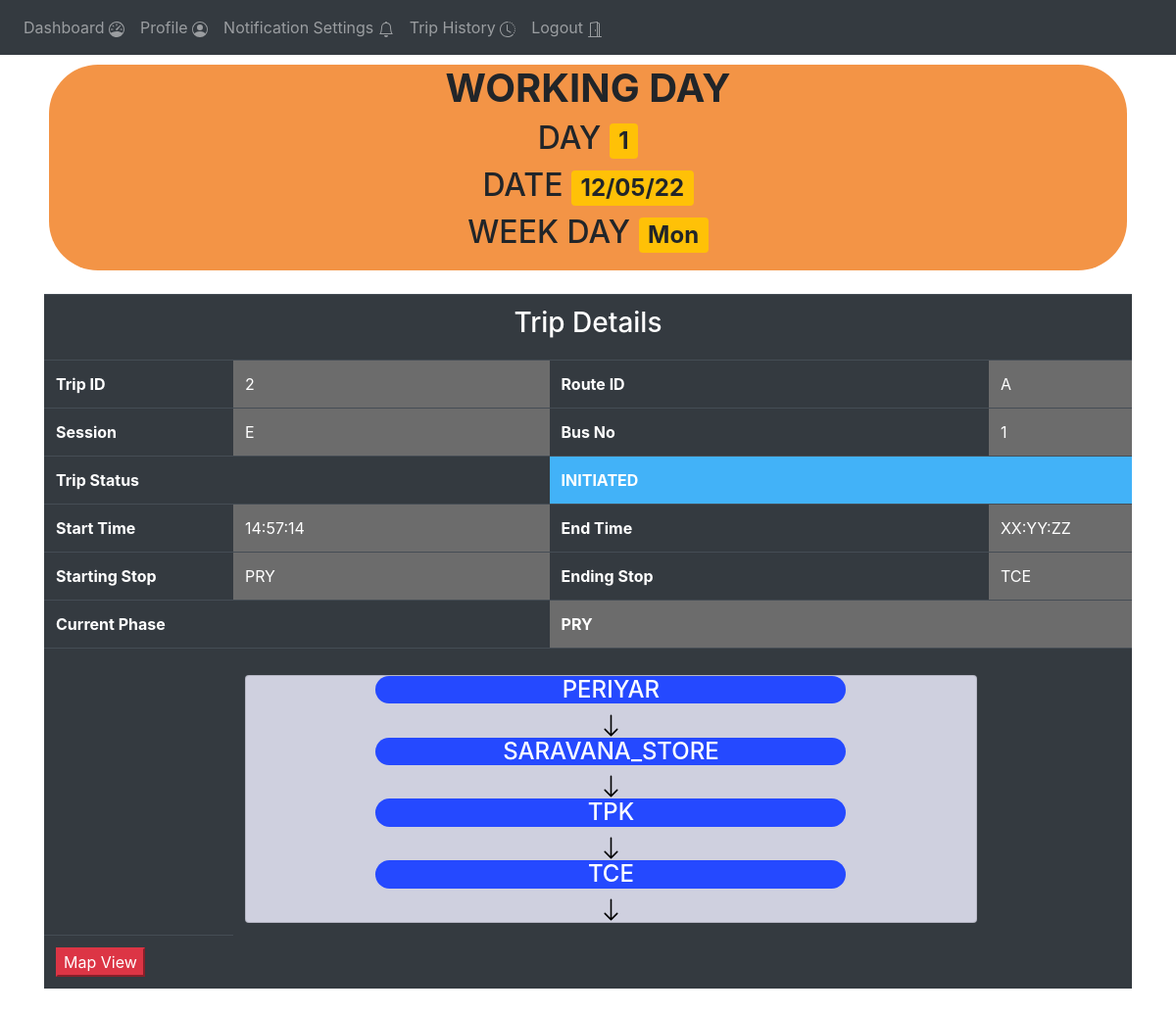
The page /student-home (signed in) on the database its author committed.
### website/models.py (models this page shows)
class Working_day(db.Model):
    day = db.Column(db.Integer, primary_key=True)
    date = db.Column(db.String(15))
    week_day = db.Column(db.String(15))
    trips_created = db.Column(db.String(1))

class Trips(db.Model):
    trip_id = db.Column(db.Integer, primary_key=True)
    working_day = db.Column(db.Integer)
    route_id = db.Column(db.Integer)
    conductor_id = db.Column(db.Integer)
    bus_id =  db.Column(db.String(1))
    session = db.Column(db.String(1))
    status = db.Column(db.String(15))
    current_phase = db.Column(db.String(15))
    start_time =  db.Column(db.String(15))
    end_time = db.Column(db.String(15))

class Route(db.Model):
    id = db.Column(db.Integer, primary_key=True)
    route_id = db.Column(db.String(1))
    session = db.Column(db.String(1))
    start = db.Column(db.String(10))
    end = db.Column(db.String(10))
    phases = db.Column(db.String(250))

### website/views.py (the view)
@views.route('/student-home', methods=['GET', 'POST'])
@login_required
def student_home():
    w = Site_settings.query.filter_by(key="current_working_day").first().value
    working_day = Working_day.query.filter_by(day=w).first()
    student_details = Student_details.query.filter_by(id = current_user.id).first()
    routes = Route.query.filter_by(route_id = student_details.route).all()
    trips = Trips.query.filter_by(working_day=w , route_id = student_details.route).all()
    if trips:
        if trips[0].status != "COMPLETED":
            trip = trips[0]
            phase = routes[0].phases.split(",")
            route=routes[0]
            lat=Bus_data.query.filter_by(no = trip.bus_id).first().lat
            long=Bus_data.query.filter_by(no = trip.bus_id).first().long
        else:
            trip  = trips[1]
            phase = routes[1].phases.split(",")
            route = routes[1]
            lat=Bus_data.query.filter_by(no = trip.bus_id).first().lat
            long=Bus_data.query.filter_by(no = trip.bus_id).first().long
    return render_template("student_home.html" , user = current_user , w = working_day , trip=trip , phase = phase , route=route , lat=lat,long=long)

### website/__init__.py (called while the page is built)
def create_app():
    app = Flask(__name__)
    app.config['SECRET_KEY'] = '#itsactuallyapassword'
    app.config['SQLALCHEMY_DATABASE_URI'] = f'sqlite:///{DB_NAME}'
    db.init_app(app)
    from .views import views
    from .auth import auth
    app.register_blueprint(views, url_prefix='/')
    app.register_blueprint(auth, url_prefix='/')
    from .models import User
    create_database(app)
    login_manager = LoginManager()
    login_manager.login_view = 'auth.login'
    login_manager.init_app(app)
    @login_manager.user_loader
    def load_user(id):
        return User.query.get(int(id))
    return app

### website/templates/student_home.html (shortened to what this page needs)
{% extends "base.html" %}
{% block content %}
<div  style=" background-color: rgb(243, 148, 70);align-content: center ;text-align: center ;margin-top: 10px ; margin-left: 5px;margin-right: 5px;padding-left: 5px;padding-right:5px ; padding-bottom : 10px;border-radius: 50px;">
    <h1><b>WORKING DAY</h1></b>
    <h2>DAY  <span class="badge bg-warning">{{w.day}}</span></h2>
    <h2>DATE <span class="badge bg-warning">{{w.date}}</span></h2>
    <h2>WEEK DAY  <span class="badge bg-warning">{{w.week_day}}</span></h2>
</div>
  <br>
<div  style="align-content: center;border-radius: 50px;">
    <table class="table table-dark">
            <tr>
                <th colspan="4"><h3 align="center" width="100%">Trip Details</h3></th>
            </tr>
        <tr>
            <th>Trip ID</th>
            <td style="background-color:rgb(108, 108, 108);">{{trip.trip_id}}</td>
            <th>Route ID</th>
            <td style="background-color:rgb(108, 108, 108);">{{route.route_id}}</td>
        </tr>
        <tr>
            <th>Session</th>
            <td style="background-color:rgb(108, 108, 108);">{{trip.session}}</td>
            <th>Bus No</th>
            <td style="background-color:rgb(108, 108, 108);">{{trip.bus_id}}</td>
        </tr>
        <tr>
            <th colspan="2">
                Trip Status
            </th>
            {%if trip.status =="INITIATED" %}
            <th style="background-color:rgb(66, 178, 248);" colspan="2">{{trip.status}}</th>
            {%endif%}
        </tr>
        <tr>
            <th>Start Time</th>
            <td style="background-color:rgb(108, 108, 108);">{{trip.start_time}}</td>
            <th>End Time</th>
            <td style="background-color:rgb(108, 108, 108);">{{trip.end_time}}</td>
        </tr>
        <tr>
            <th>Starting Stop</th>
            <td style="background-color:rgb(108, 108, 108);">{{route.start}}</td>
            <th>Ending Stop</th>
            <td style="background-color:rgb(108, 108, 108);">{{route.end}}</td>
        </tr>
        <tr>
            <th colspan="2">Current Phase</th>
            <th colspan="2" style="background-color:rgb(108, 108, 108);">{{trip.current_phase}}</th>
        </tr>
        <tr>
            <td></td>
            <th colspan="2">
                <div class="card" style="background-color: rgb(207, 208, 223);margin-top: 15px;">
                    {%for p in phase%}
                    <h4 style="background-color: rgb(37, 73, 255); text-align: center; width: 30rem;align-self: center;border-radius: 50px;">{{p}}</h4>
                    <div align="center">
                        <svg xmlns="http://www.w3.org/2000/svg" width="25" height="25" fill="black" class="bi bi-arrow-down" viewBox="0 0 16 16">
                        <path fill-rule="evenodd" d="M8 1a.5.5 0 0 1 .5.5v11.793l3.146-3.147a.5.5 0 0 1 .708.708l-4 4a.5.5 0 0 1-.708 0l-4-4a.5.5 0 0 1 .708-.708L7.5 13.293V1.5A.5.5 0 0 1 8 1z"/>
                        </svg>
                    </div>
                    {%endfor%}
                </div>
            </th>
            <td></td>
        </tr>
        <tr>
            <td>
                <button class="button btn-danger" onclick="newTab({{lat}},{{long}});">Map View</button>
            </td>
        </tr>
    </table>
</div>
<br>
{% endblock %}

### rows shown on the page
Working_day: day "1", date "12/05/22", week_day "Mon"
Trips: trip_id "2", session "E", bus_id "1", status "INITIATED", start_time "14:57:14", end_time "XX:YY:ZZ", current_phase "PRY"
Route: route_id "A", start "PRY", end "TCE"

### other values the page prints
{{ p }} "PERIYAR" "SARAVANA_STORE" "TPK" "TCE"
